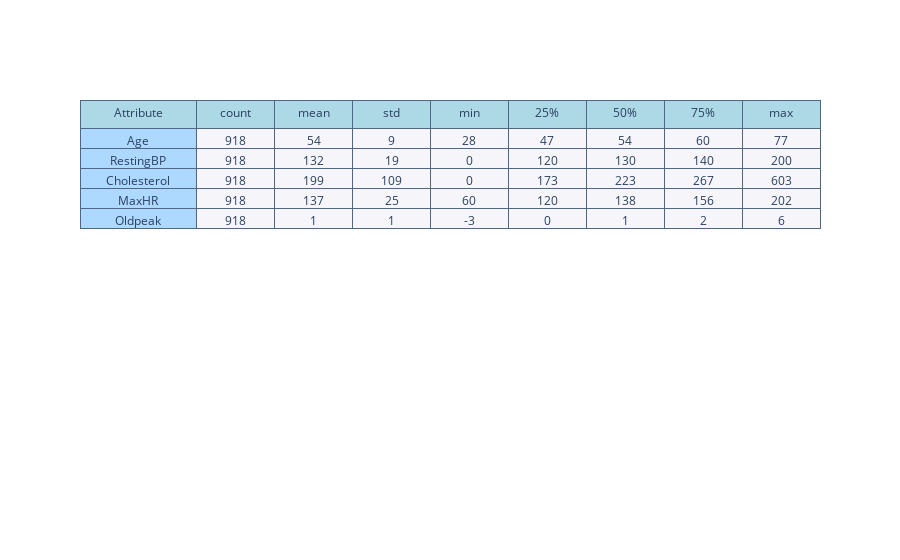

Write notebook code for a chart like this one.
### Markdown cell above
# Exploratory Data Analysis (EDA)

### Code cell
p = data.describe().T
p = p.round()
table = go.Table(
    columnwidth=[1.5]+[1]*10,
    header=dict(
        values=['Attribute'] + list(p.columns),
        line = dict(color='#506784'),
        fill = dict(color='lightblue'),
    ),
    cells=dict(
        values=[p.index] + [p[k].tolist() for k in p.columns[:]],
        line = dict(color='#506784'),
        fill = dict(color=['rgb(173, 216, 300)', '#f5f5fa'])
    )
)
py.iplot([table], filename='summary_statistics')

### Figure 1 — Plotly figure (JSON) as saved in the notebook; plotly's stock layout.template omitted (floating-point values rounded to 4 significant figures)
{"data": [{"cells": {"fill": {"color": ["rgb(173, 216, 300)", "#f5f5fa"]}, "line": {"color": "#506784"}, "values": [["Age", "RestingBP", "Cholesterol", "MaxHR", "Oldpeak"], [918, 918, 918, 918, 918], [54, 132, 199, 137, 1], [9, 19, 109, 25, 1], [28, 0, 0, 60, -3], [47, 120, 173, 120, 0], [54, 130, 223, 138, 1], [60, 140, 267, 156, 2], [77, 200, 603, 202, 6]]}, "columnwidth": [1.5, 1, 1, 1, 1, 1, 1, 1, 1, 1, 1], "header": {"fill": {"color": "lightblue"}, "line": {"color": "#506784"}, "values": ["Attribute", "count", "mean", "std", "min", "25%", "50%", "75%", "max"]}, "type": "table"}], "layout": {"autosize": true}}
